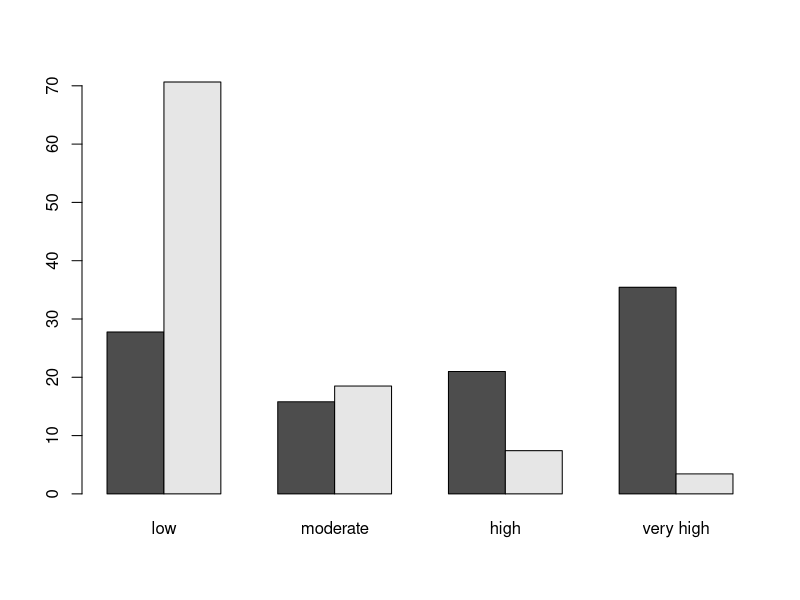
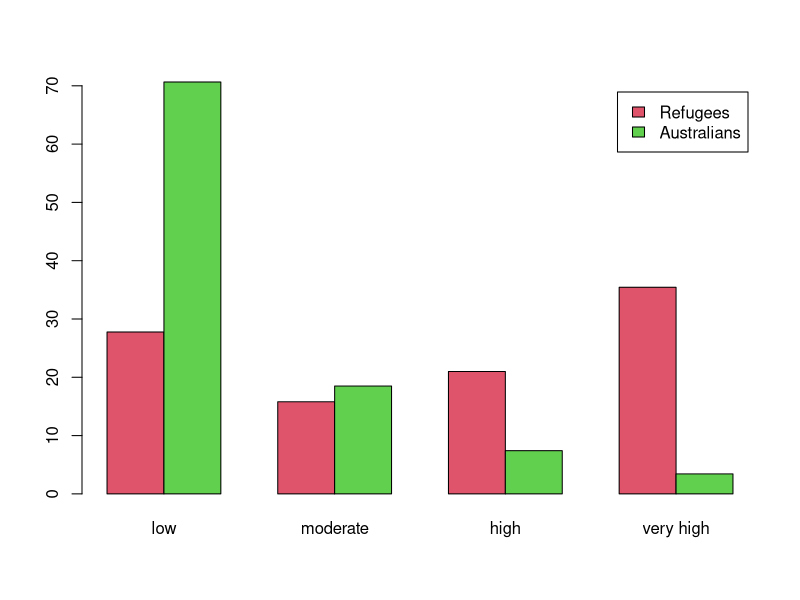
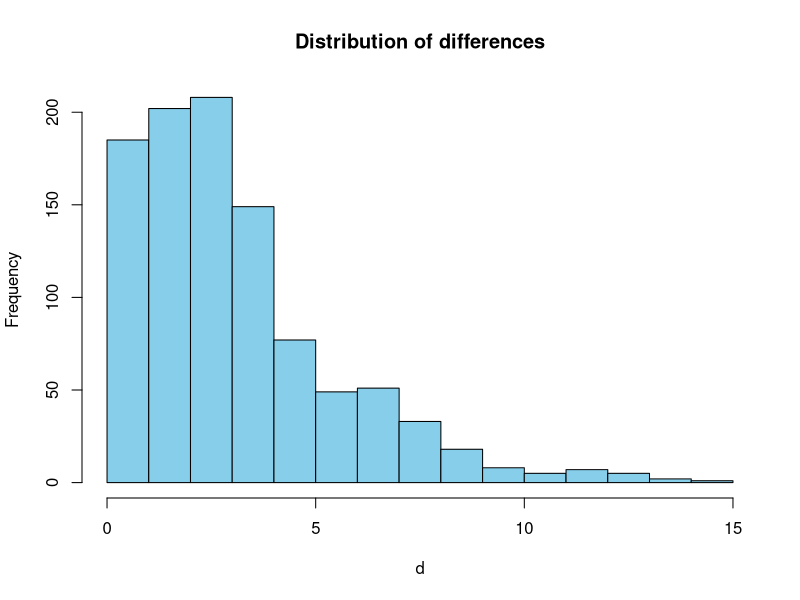
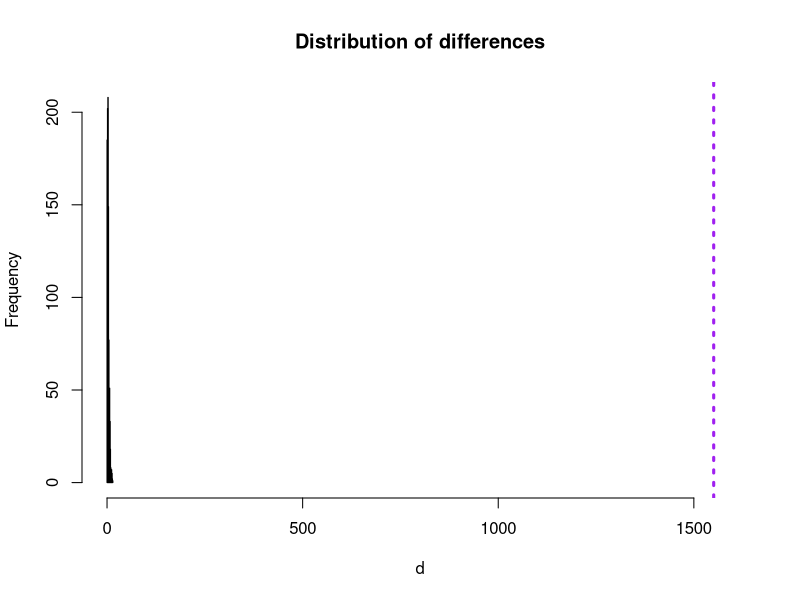
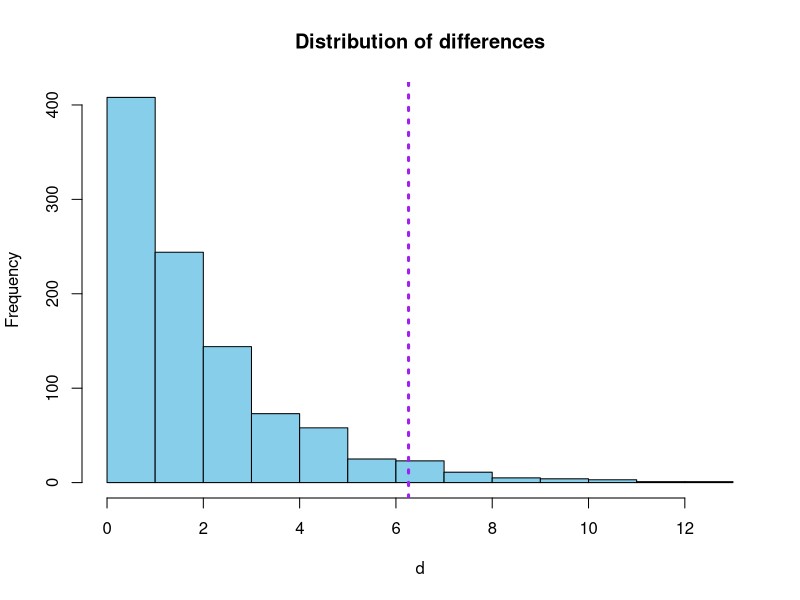

Write R code to recreate these figures, in order.
# Lecture 4


# Refugees analysis

ref <- c(123, 70, 93, 157)          # refugee data
aihw <- c(70.65, 18.5, 7.41, 3.43)  # AIHW data

cat <- c('low', 'moderate', 'high', 'very high')
names(ref) <- cat  # set names to the vector contents

# number of refugees; sample size
sampleSize <- sum(ref)

# Convert counts to percentages
refPercent <- (ref / sampleSize) * 100

# Create a matrix / table containing the refugees
# and AIHW data
m <- rbind(refPercent, aihw)
barplot(m, beside = TRUE)

barplot(m, beside = TRUE, col = 2:3,
        legend.text = c('Refugees', 'Australians'))

# observation to be evaluated
obs <- ref

# given the sample size, create a
# distribution consistent with AIHW
exp <- sampleSize * aihw / 100

# compute different between refugees and expected
cs <- sum((obs - exp)^2 / exp)

d <- replicate(1000,
               {
                 # create a sample
                 # simulate a sample from the australian
                 # population of size 443; hence total refugees
                 res <- rmultinom(1,           # create single sample
                                  sampleSize,  # sample size
                                  exp)         # distribution of sample
                
                 # compute diff between sample and AIHW
                 sum((res - exp)^2 / exp)
})

hist(d, col = 'skyblue', main = 'Distribution of differences')

hist(d, col = 'skyblue', main = 'Distribution of differences',
     xlim = c(0, 1600))
abline(v = cs, col = 'purple', lwd = 3, lty = 3)

pVal <- mean(d > cs)  # p-value
pVal


# eels

eels <- matrix(c(264, 161, 127, 116, 99, 67), ncol = 3)

speciesLabels <- c('G.moringa', 'G.vicinus')
locationLabels <- c('Border', 'Grass', 'Sand')

dimnames(eels) <- list(species = speciesLabels,
                       location = locationLabels)
eels

sampleSize = sum(eels)

speciesCount = rowSums(eels)
locationProps = colSums(eels) / sampleSize

# our expected distribution
exp <- outer(speciesCount, locationProps)

# difference between eels and expected
cs <- sum((eels - exp)^2 / exp)


# Simulate / the distribution of differences
#
# simulate the data, assuming that the species
# does not effect the location
speciesProps <- speciesCount / sampleSize

d <- replicate(1000,
               {
                # sample of species
                sp <- sample(speciesLabels,
                             size = sampleSize,
                             replace = TRUE,
                             prob = speciesProps)
                
                # sample of locations
                lc <- sample(locationLabels,
                             size = sampleSize,
                             replace = TRUE,
                             prob = locationProps)
                
                # tabulate the results
                res <- table(sp, lc)
                
                
                # re-compute the expected
                r <- rowSums(res)
                c <- colSums(res) / sum(res)
                
                ex <- outer(r, c)
                
                
                # compute diff between sample and expected
                sum((res - ex)^2 / ex)
})

hist(d, col = 'skyblue', main = 'Distribution of differences')
abline(v = cs, col = 'purple', lwd = 3, lty = 3)

pVal <- mean(d > cs)  # p-value
pVal


# H0: Not difference in habitat preference
#     between the species

# H1: There is a difference in habitat
#     preference between the species

# CV = 0.05 (5%)
